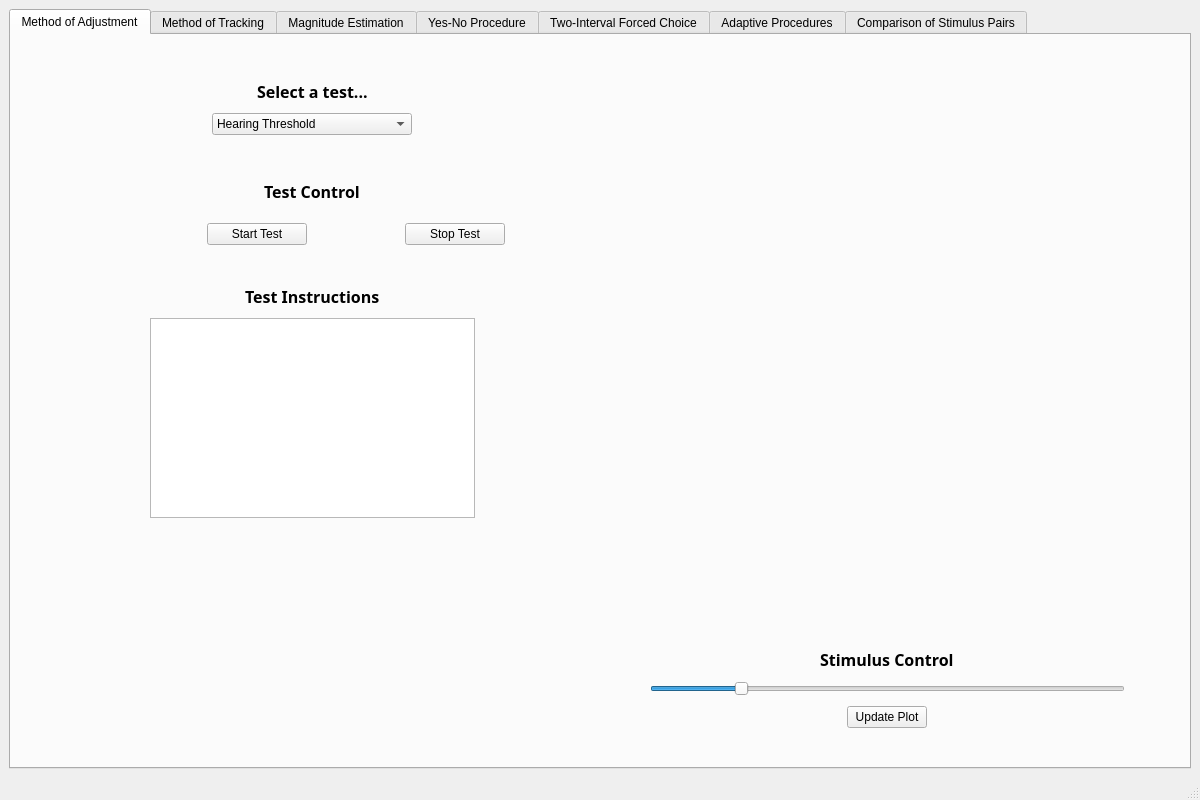
<?xml version="1.0" encoding="UTF-8"?>
<ui version="4.0">
 <class>PaMethodsWindow</class>
 <widget class="QMainWindow" name="PaMethodsWindow">
  <property name="geometry">
   <rect>
    <x>0</x>
    <y>0</y>
    <width>1200</width>
    <height>800</height>
   </rect>
  </property>
  <property name="windowTitle">
   <string>MainWindow</string>
  </property>
  <widget class="QWidget" name="centralwidget">
   <layout class="QGridLayout" name="gridLayout">
    <item row="0" column="0">
     <widget class="QTabWidget" name="methodsAndProceduresTabs">
      <property name="currentIndex">
       <number>0</number>
      </property>
      <widget class="QWidget" name="methodOfAdjustmentTab">
       <attribute name="title">
        <string>Method of Adjustment</string>
       </attribute>
       <layout class="QGridLayout" name="gridLayout_2">
        <item row="1" column="0">
         <layout class="QHBoxLayout" name="horizontalLayout">
          <property name="spacing">
           <number>10</number>
          </property>
          <property name="sizeConstraint">
           <enum>QLayout::SetMinimumSize</enum>
          </property>
          <property name="leftMargin">
           <number>10</number>
          </property>
          <property name="topMargin">
           <number>10</number>
          </property>
          <property name="rightMargin">
           <number>10</number>
          </property>
          <property name="bottomMargin">
           <number>10</number>
          </property>
          <item>
           <layout class="QVBoxLayout" name="settingsLayout">
            <property name="spacing">
             <number>10</number>
            </property>
            <property name="sizeConstraint">
             <enum>QLayout::SetMinimumSize</enum>
            </property>
            <property name="leftMargin">
             <number>10</number>
            </property>
            <property name="topMargin">
             <number>10</number>
            </property>
            <property name="rightMargin">
             <number>10</number>
            </property>
            <property name="bottomMargin">
             <number>10</number>
            </property>
            <item>
             <layout class="QVBoxLayout" name="testSelectorLayout">
              <property name="spacing">
               <number>10</number>
              </property>
              <property name="sizeConstraint">
               <enum>QLayout::SetMinimumSize</enum>
              </property>
              <property name="leftMargin">
               <number>25</number>
              </property>
              <property name="topMargin">
               <number>10</number>
              </property>
              <property name="rightMargin">
               <number>25</number>
              </property>
              <property name="bottomMargin">
               <number>25</number>
              </property>
              <item alignment="Qt::AlignHCenter">
               <widget class="QLabel" name="testSelectorLabel">
                <property name="font">
                 <font>
                  <family>Segoe UI Semibold</family>
                  <pointsize>12</pointsize>
                  <weight>75</weight>
                  <bold>true</bold>
                 </font>
                </property>
                <property name="text">
                 <string>Select a test...</string>
                </property>
                <property name="margin">
                 <number>0</number>
                </property>
               </widget>
              </item>
              <item alignment="Qt::AlignHCenter">
               <widget class="QComboBox" name="testSelectorDropdown">
                <property name="minimumSize">
                 <size>
                  <width>200</width>
                  <height>0</height>
                 </size>
                </property>
                <property name="maximumSize">
                 <size>
                  <width>16777215</width>
                  <height>16777215</height>
                 </size>
                </property>
                <item>
                 <property name="text">
                  <string>Hearing Threshold</string>
                 </property>
                </item>
                <item>
                 <property name="text">
                  <string>Tone Match</string>
                 </property>
                </item>
                <item>
                 <property name="text">
                  <string>Octave Match</string>
                 </property>
                </item>
               </widget>
              </item>
             </layout>
            </item>
            <item>
             <layout class="QVBoxLayout" name="testControlLayout">
              <property name="spacing">
               <number>10</number>
              </property>
              <property name="sizeConstraint">
               <enum>QLayout::SetMinimumSize</enum>
              </property>
              <property name="leftMargin">
               <number>10</number>
              </property>
              <property name="topMargin">
               <number>10</number>
              </property>
              <property name="rightMargin">
               <number>10</number>
              </property>
              <property name="bottomMargin">
               <number>10</number>
              </property>
              <item alignment="Qt::AlignHCenter">
               <widget class="QLabel" name="testControlLabel">
                <property name="sizePolicy">
                 <sizepolicy hsizetype="Minimum" vsizetype="Minimum">
                  <horstretch>0</horstretch>
                  <verstretch>0</verstretch>
                 </sizepolicy>
                </property>
                <property name="maximumSize">
                 <size>
                  <width>120</width>
                  <height>16777215</height>
                 </size>
                </property>
                <property name="font">
                 <font>
                  <family>Segoe UI Semibold</family>
                  <pointsize>12</pointsize>
                  <weight>75</weight>
                  <bold>true</bold>
                 </font>
                </property>
                <property name="text">
                 <string>Test Control</string>
                </property>
               </widget>
              </item>
              <item>
               <layout class="QHBoxLayout" name="testControlButtonLayout" stretch="0,0,0,0,0">
                <property name="spacing">
                 <number>10</number>
                </property>
                <property name="sizeConstraint">
                 <enum>QLayout::SetMinimumSize</enum>
                </property>
                <property name="leftMargin">
                 <number>10</number>
                </property>
                <property name="topMargin">
                 <number>10</number>
                </property>
                <property name="rightMargin">
                 <number>10</number>
                </property>
                <property name="bottomMargin">
                 <number>10</number>
                </property>
                <item>
                 <spacer name="horizontalSpacerLeft">
                  <property name="orientation">
                   <enum>Qt::Horizontal</enum>
                  </property>
                  <property name="sizeType">
                   <enum>QSizePolicy::Minimum</enum>
                  </property>
                  <property name="sizeHint" stdset="0">
                   <size>
                    <width>60</width>
                    <height>20</height>
                   </size>
                  </property>
                 </spacer>
                </item>
                <item alignment="Qt::AlignHCenter">
                 <widget class="QPushButton" name="testControlStartButton">
                  <property name="sizePolicy">
                   <sizepolicy hsizetype="Preferred" vsizetype="Preferred">
                    <horstretch>0</horstretch>
                    <verstretch>0</verstretch>
                   </sizepolicy>
                  </property>
                  <property name="minimumSize">
                   <size>
                    <width>100</width>
                    <height>0</height>
                   </size>
                  </property>
                  <property name="maximumSize">
                   <size>
                    <width>100</width>
                    <height>200</height>
                   </size>
                  </property>
                  <property name="text">
                   <string>Start Test</string>
                  </property>
                 </widget>
                </item>
                <item>
                 <spacer name="horizontalSpacerCenter">
                  <property name="orientation">
                   <enum>Qt::Horizontal</enum>
                  </property>
                  <property name="sizeType">
                   <enum>QSizePolicy::Minimum</enum>
                  </property>
                  <property name="sizeHint" stdset="0">
                   <size>
                    <width>1</width>
                    <height>20</height>
                   </size>
                  </property>
                 </spacer>
                </item>
                <item>
                 <widget class="QPushButton" name="testControlStopButton">
                  <property name="sizePolicy">
                   <sizepolicy hsizetype="Preferred" vsizetype="Preferred">
                    <horstretch>0</horstretch>
                    <verstretch>0</verstretch>
                   </sizepolicy>
                  </property>
                  <property name="minimumSize">
                   <size>
                    <width>100</width>
                    <height>0</height>
                   </size>
                  </property>
                  <property name="maximumSize">
                   <size>
                    <width>100</width>
                    <height>200</height>
                   </size>
                  </property>
                  <property name="text">
                   <string>Stop Test</string>
                  </property>
                 </widget>
                </item>
                <item>
                 <spacer name="horizontalSpacerRight">
                  <property name="orientation">
                   <enum>Qt::Horizontal</enum>
                  </property>
                  <property name="sizeType">
                   <enum>QSizePolicy::Minimum</enum>
                  </property>
                  <property name="sizeHint" stdset="0">
                   <size>
                    <width>60</width>
                    <height>20</height>
                   </size>
                  </property>
                 </spacer>
                </item>
               </layout>
              </item>
             </layout>
            </item>
            <item>
             <layout class="QVBoxLayout" name="testInstructionsLayout">
              <property name="spacing">
               <number>10</number>
              </property>
              <property name="sizeConstraint">
               <enum>QLayout::SetMinimumSize</enum>
              </property>
              <property name="leftMargin">
               <number>25</number>
              </property>
              <property name="topMargin">
               <number>10</number>
              </property>
              <property name="rightMargin">
               <number>25</number>
              </property>
              <property name="bottomMargin">
               <number>10</number>
              </property>
              <item alignment="Qt::AlignHCenter">
               <widget class="QLabel" name="testInstructionsLabel">
                <property name="maximumSize">
                 <size>
                  <width>150</width>
                  <height>16777215</height>
                 </size>
                </property>
                <property name="font">
                 <font>
                  <family>Segoe UI Semibold</family>
                  <pointsize>12</pointsize>
                  <weight>75</weight>
                  <bold>true</bold>
                 </font>
                </property>
                <property name="text">
                 <string>Test Instructions</string>
                </property>
               </widget>
              </item>
              <item alignment="Qt::AlignHCenter">
               <widget class="QTextEdit" name="testInstructionsDialog">
                <property name="sizePolicy">
                 <sizepolicy hsizetype="Expanding" vsizetype="Expanding">
                  <horstretch>0</horstretch>
                  <verstretch>0</verstretch>
                 </sizepolicy>
                </property>
                <property name="minimumSize">
                 <size>
                  <width>325</width>
                  <height>200</height>
                 </size>
                </property>
                <property name="maximumSize">
                 <size>
                  <width>500</width>
                  <height>16777215</height>
                 </size>
                </property>
                <property name="cursor" stdset="0">
                 <cursorShape>SizeHorCursor</cursorShape>
                </property>
                <property name="styleSheet">
                 <string notr="true"/>
                </property>
                <property name="sizeAdjustPolicy">
                 <enum>QAbstractScrollArea::AdjustIgnored</enum>
                </property>
                <property name="autoFormatting">
                 <set>QTextEdit::AutoNone</set>
                </property>
                <property name="lineWrapMode">
                 <enum>QTextEdit::WidgetWidth</enum>
                </property>
                <property name="readOnly">
                 <bool>true</bool>
                </property>
               </widget>
              </item>
             </layout>
            </item>
            <item>
             <spacer name="settingsSpacer1">
              <property name="orientation">
               <enum>Qt::Vertical</enum>
              </property>
              <property name="sizeType">
               <enum>QSizePolicy::MinimumExpanding</enum>
              </property>
              <property name="sizeHint" stdset="0">
               <size>
                <width>20</width>
                <height>40</height>
               </size>
              </property>
             </spacer>
            </item>
           </layout>
          </item>
          <item>
           <layout class="QVBoxLayout" name="plotAndStimulusControlLayout">
            <property name="spacing">
             <number>10</number>
            </property>
            <property name="leftMargin">
             <number>25</number>
            </property>
            <property name="topMargin">
             <number>10</number>
            </property>
            <property name="rightMargin">
             <number>25</number>
            </property>
            <property name="bottomMargin">
             <number>10</number>
            </property>
            <item>
             <widget class="PlotWidget" name="testResultsPlot" native="true"/>
            </item>
            <item>
             <layout class="QVBoxLayout" name="stimulusControlLayout">
              <property name="spacing">
               <number>10</number>
              </property>
              <property name="sizeConstraint">
               <enum>QLayout::SetMinimumSize</enum>
              </property>
              <property name="leftMargin">
               <number>20</number>
              </property>
              <property name="topMargin">
               <number>10</number>
              </property>
              <property name="rightMargin">
               <number>20</number>
              </property>
              <property name="bottomMargin">
               <number>10</number>
              </property>
              <item alignment="Qt::AlignHCenter|Qt::AlignBottom">
               <widget class="QLabel" name="stimulusControlLabel">
                <property name="font">
                 <font>
                  <family>Segoe UI Semibold</family>
                  <pointsize>12</pointsize>
                  <weight>75</weight>
                  <bold>true</bold>
                 </font>
                </property>
                <property name="text">
                 <string>Stimulus Control</string>
                </property>
               </widget>
              </item>
              <item>
               <widget class="QFloatSlider" name="stimulusControlSlider">
                <property name="sizePolicy">
                 <sizepolicy hsizetype="Ignored" vsizetype="Fixed">
                  <horstretch>0</horstretch>
                  <verstretch>0</verstretch>
                 </sizepolicy>
                </property>
                <property name="minimum">
                 <number>100</number>
                </property>
                <property name="maximum">
                 <number>5000</number>
                </property>
                <property name="value">
                 <number>1000</number>
                </property>
                <property name="orientation">
                 <enum>Qt::Horizontal</enum>
                </property>
               </widget>
              </item>
              <item alignment="Qt::AlignHCenter">
               <widget class="QPushButton" name="stimulusButton">
                <property name="maximumSize">
                 <size>
                  <width>100</width>
                  <height>16777215</height>
                 </size>
                </property>
                <property name="text">
                 <string>Update Plot</string>
                </property>
               </widget>
              </item>
             </layout>
            </item>
           </layout>
          </item>
         </layout>
        </item>
        <item row="0" column="0">
         <widget class="QMethodOfAdjustment" name="MethodOfAdjusment" native="true"/>
        </item>
       </layout>
      </widget>
      <widget class="QWidget" name="methodOfTrackingTab">
       <attribute name="title">
        <string>Method of Tracking</string>
       </attribute>
      </widget>
      <widget class="QWidget" name="magnitudeEstimationTab">
       <attribute name="title">
        <string>Magnitude Estimation</string>
       </attribute>
      </widget>
      <widget class="QWidget" name="yesNoProcedureTab">
       <attribute name="title">
        <string>Yes-No Procedure</string>
       </attribute>
      </widget>
      <widget class="QWidget" name="twoIntervalForcedChoiceTab">
       <attribute name="title">
        <string>Two-Interval Forced Choice</string>
       </attribute>
      </widget>
      <widget class="QWidget" name="adaptiveProceduresTab">
       <attribute name="title">
        <string>Adaptive Procedures</string>
       </attribute>
      </widget>
      <widget class="QWidget" name="comparisonOfStimulusPairsTab">
       <attribute name="title">
        <string>Comparison of Stimulus Pairs</string>
       </attribute>
      </widget>
     </widget>
    </item>
   </layout>
  </widget>
  <widget class="QMenuBar" name="menubar">
   <property name="geometry">
    <rect>
     <x>0</x>
     <y>0</y>
     <width>1200</width>
     <height>26</height>
    </rect>
   </property>
  </widget>
  <widget class="QStatusBar" name="statusbar"/>
 </widget>
 <customwidgets>
  <customwidget>
   <class>PlotWidget</class>
   <extends>QWidget</extends>
   <header>pyqtgraph</header>
   <container>1</container>
  </customwidget>
  <customwidget>
   <class>QMethodOfAdjustment</class>
   <extends>QWidget</extends>
   <header>widgets/QMethodOfAdjustment</header>
   <container>1</container>
   <slots>
    <slot>startTest()</slot>
    <slot>stopTest()</slot>
    <slot>updateData()</slot>
    <slot>adjustStimulus(float)</slot>
    <slot>selectTest(QString)</slot>
   </slots>
  </customwidget>
  <customwidget>
   <class>QFloatSlider</class>
   <extends>QSlider</extends>
   <header>widgets/QFloatSlider</header>
   <slots>
    <signal>valueChanged(float)</signal>
   </slots>
  </customwidget>
 </customwidgets>
 <resources/>
 <connections>
  <connection>
   <sender>testControlStartButton</sender>
   <signal>clicked()</signal>
   <receiver>MethodOfAdjusment</receiver>
   <slot>startTest()</slot>
   <hints>
    <hint type="sourcelabel">
     <x>168</x>
     <y>286</y>
    </hint>
    <hint type="destinationlabel">
     <x>433</x>
     <y>77</y>
    </hint>
   </hints>
  </connection>
  <connection>
   <sender>testControlStopButton</sender>
   <signal>clicked()</signal>
   <receiver>MethodOfAdjusment</receiver>
   <slot>stopTest()</slot>
   <hints>
    <hint type="sourcelabel">
     <x>293</x>
     <y>286</y>
    </hint>
    <hint type="destinationlabel">
     <x>433</x>
     <y>77</y>
    </hint>
   </hints>
  </connection>
  <connection>
   <sender>stimulusButton</sender>
   <signal>clicked()</signal>
   <receiver>MethodOfAdjusment</receiver>
   <slot>updateData()</slot>
   <hints>
    <hint type="sourcelabel">
     <x>616</x>
     <y>608</y>
    </hint>
    <hint type="destinationlabel">
     <x>433</x>
     <y>77</y>
    </hint>
   </hints>
  </connection>
  <connection>
   <sender>stimulusControlSlider</sender>
   <signal>valueChanged(float)</signal>
   <receiver>MethodOfAdjusment</receiver>
   <slot>adjustStimulus(float)</slot>
   <hints>
    <hint type="sourcelabel">
     <x>636</x>
     <y>559</y>
    </hint>
    <hint type="destinationlabel">
     <x>433</x>
     <y>77</y>
    </hint>
   </hints>
  </connection>
  <connection>
   <sender>testSelectorDropdown</sender>
   <signal>activated(QString)</signal>
   <receiver>MethodOfAdjusment</receiver>
   <slot>selectTest(QString)</slot>
   <hints>
    <hint type="sourcelabel">
     <x>225</x>
     <y>168</y>
    </hint>
    <hint type="destinationlabel">
     <x>373</x>
     <y>77</y>
    </hint>
   </hints>
  </connection>
 </connections>
</ui>
